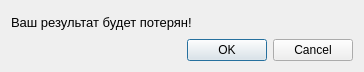
<?xml version="1.0" encoding="UTF-8"?>
<ui version="4.0">
 <class>Dialog</class>
 <widget class="QDialog" name="Dialog">
  <property name="geometry">
   <rect>
    <x>0</x>
    <y>0</y>
    <width>364</width>
    <height>72</height>
   </rect>
  </property>
  <property name="windowTitle">
   <string>Прекратить тестирование?</string>
  </property>
  <layout class="QVBoxLayout" name="verticalLayout">
   <item>
    <widget class="QLabel" name="label">
     <property name="font">
      <font>
       <pointsize>10</pointsize>
      </font>
     </property>
     <property name="text">
      <string>Ваш результат будет потерян!</string>
     </property>
    </widget>
   </item>
   <item>
    <widget class="QDialogButtonBox" name="buttonBox">
     <property name="orientation">
      <enum>Qt::Horizontal</enum>
     </property>
     <property name="standardButtons">
      <set>QDialogButtonBox::Cancel|QDialogButtonBox::Ok</set>
     </property>
    </widget>
   </item>
  </layout>
 </widget>
 <resources/>
 <connections>
  <connection>
   <sender>buttonBox</sender>
   <signal>accepted()</signal>
   <receiver>Dialog</receiver>
   <slot>accept()</slot>
   <hints>
    <hint type="sourcelabel">
     <x>248</x>
     <y>254</y>
    </hint>
    <hint type="destinationlabel">
     <x>157</x>
     <y>274</y>
    </hint>
   </hints>
  </connection>
  <connection>
   <sender>buttonBox</sender>
   <signal>rejected()</signal>
   <receiver>Dialog</receiver>
   <slot>reject()</slot>
   <hints>
    <hint type="sourcelabel">
     <x>316</x>
     <y>260</y>
    </hint>
    <hint type="destinationlabel">
     <x>286</x>
     <y>274</y>
    </hint>
   </hints>
  </connection>
 </connections>
</ui>
